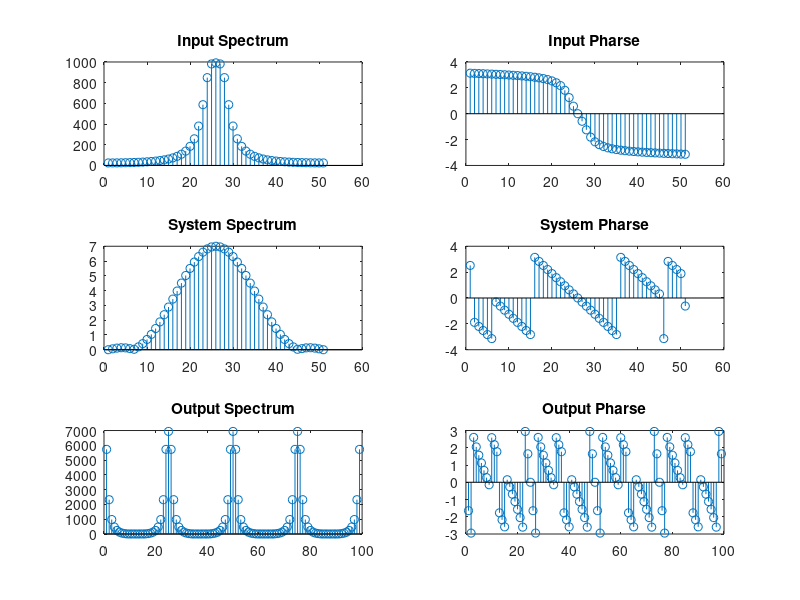
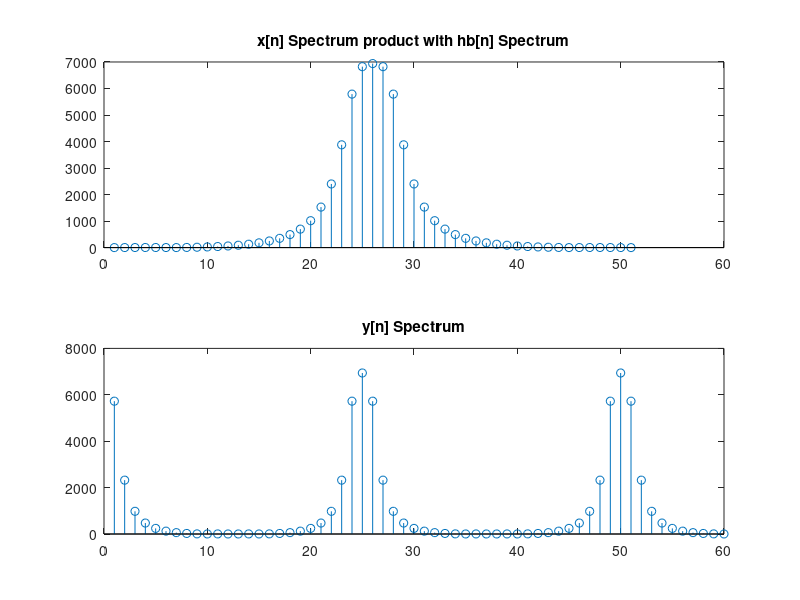

Source code (MATLAB) for these figures, in order:
%%%%%%%%%%%%%%%%%%%%%%%%%%%%%%%%%%%%%%%%%%%%%%%55
%%%% Prove Convolution
%%%%
%%%%             zhaochao
%%%%                2016-7-5
%%%%%%%%%%%%%%%%%%%%%%%%%%%%%%%%%%%%%%%%%%%%%%%%%%%%%%%%%%%%%%%%%%%5
figure(1);

n = 1 : 50;
A = 444.128;
a = 50 * sqrt(2.0) * pi;
T = 0.001;
w0 = 50 * sqrt(2.0) * pi;
x = A * exp(-a * n * T) .* sin(w0 * n * T);

k = -25 : 25;
X = x * (exp((-j * 2 * pi)/size(k, 2))) .^ (n'*k);
magX = abs(X);

subplot(3, 2, 1);
stem(magX);
title('Input Spectrum');
angX = angle(X);
subplot(3, 2, 2);
stem(angX);
title('Input Pharse');

n = 1 : 50;
hb = zeros(1, 50);
hb(1) = 1;
hb(2) = 2.5;
hb(3) = 2.5;
hb(4) = 1;
Hb = hb * (exp((-j * 2 * pi)/size(n, 2))).^(n'*k);
magHb = abs(Hb);
subplot(3, 2, 3);
stem(magHb);
title('System Spectrum');
angHb = angle(Hb);
subplot(3, 2, 4);
stem(angHb);
title('System Pharse');


y=conv(x,hb);

n = 1 : 99;
k = 1: 99;
Y = y*(exp((-j * pi/12.5))).^(n'*k);
magY = abs(Y);
subplot(3, 2, 5);
stem(magY);
title('Output Spectrum');
angY = angle(Y);
subplot(3, 2, 6);
stem(angY);
title('Output Pharse');


%%%% show the result of prove 
figure(2);

XHb = X .* Hb;
subplot(2, 1, 1);
stem(abs(XHb));
title('x[n] Spectrum product with hb[n] Spectrum');
subplot(2, 1, 2);
stem(abs(Y));
title('y[n] Spectrum');

axis([0, 60, 0, 8000]);
